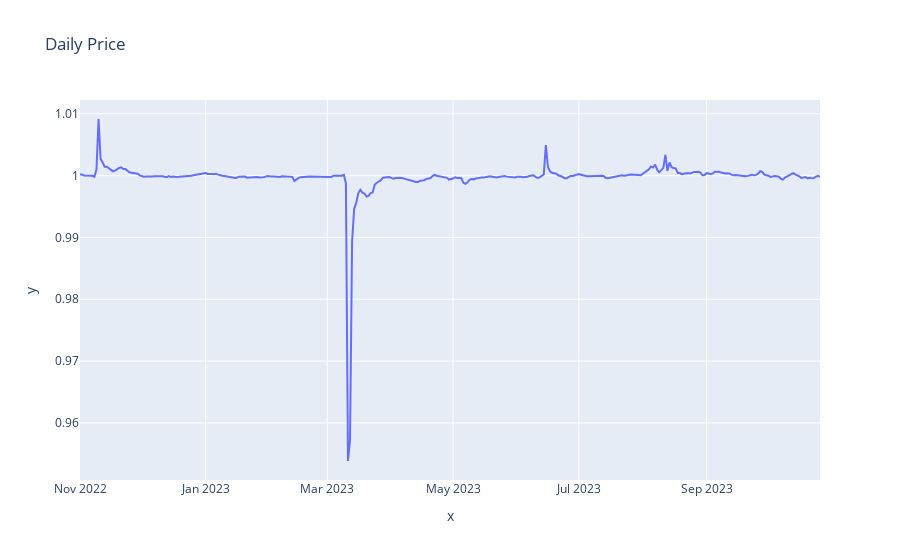

The code cell stored with this chart in its notebook:
### Code cell
# Compute Stable Mu and Sigma
df = load_stable_data()

# Calculate daily returns
df['datetime'] = pd.to_datetime(df['unix_timestamp'], unit='s')
df.set_index('datetime', inplace=True)
df.sort_index(inplace=True)
df_daily = df[["unix_timestamp","price_actual"]].resample('D').mean()

# Assuming df_daily is your DataFrame with daily prices in a column named 'value'
# Calculate daily returns
df_daily['daily_return'] = np.log(df_daily['price_actual'] / df_daily['price_actual'].shift(1))

# Drop NaN values (the first entry will be NaN due to the shift)
df_daily = df_daily.dropna()

# Calculate mean (mu) and standard deviation (sigma) of daily returns
mu = df_daily['daily_return'].mean()
sigma = df_daily['daily_return'].std()

print("Mean (mu) of daily returns:", mu)
print("Standard deviation (sigma) of daily returns:", sigma)

fig = px.line(x=df_daily.index, y=df_daily["price_actual"], title="Daily Price")
fig.show()

print(max(abs(df_daily["daily_return"])))

recovery_times = []

jump_threshold = .04
jump_state = False
jump_timer=0
recovery_mean = 1
recovery_threshold = 0.005

for index, row in df_daily.iterrows():
    # if abs(row["price_actual"]-recovery_mean)>jump_threshold or jump_state==True:
    #     print(index,row["price_actual"]-recovery_mean,jump_state,jump_timer)

    if abs(row["price_actual"]-recovery_mean)>jump_threshold and jump_state==False:
        jump_state=True
        jump_timer=0

    if jump_state==True:
        if abs(recovery_mean-row["price_actual"])<recovery_threshold:
            recovery_times+=[jump_timer]
            jump_timer=0
            jump_state=False
        else:
            jump_timer+=1

print(recovery_times)

### Figure 1 — Plotly figure (JSON) as saved in the notebook; plotly's stock layout.template omitted (floating-point values rounded to 4 significant figures; data arrays with more than 128 entries replaced by an {"elided": "..."} marker saying what was removed)
{"data": [{"hovertemplate": "x=%{x}<br>y=%{y}<extra></extra>", "legendgroup": "", "line": {"color": "#636efa", "dash": "solid"}, "marker": {"symbol": "circle"}, "mode": "lines", "name": "", "orientation": "v", "showlegend": false, "type": "scatter", "x": {"elided": "360 str values"}, "xaxis": "x", "y": {"elided": "360 float values"}, "yaxis": "y"}], "layout": {"legend": {"tracegroupgap": 0}, "title": {"text": "Daily Price"}, "xaxis": {"anchor": "y", "domain": [0, 1], "title": {"text": "x"}}, "yaxis": {"anchor": "x", "domain": [0, 1], "title": {"text": "y"}}}}
